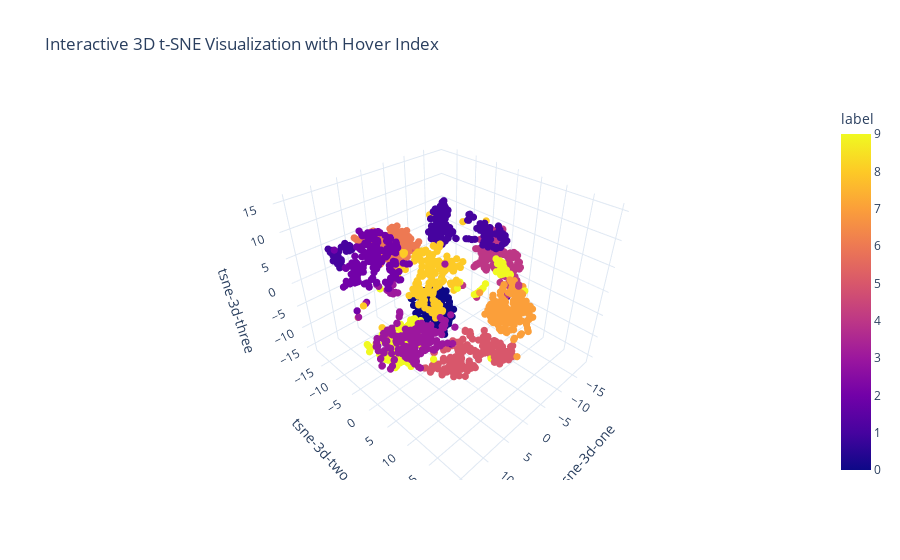

Source (notebook cell):
### Code cell
# --- Step 4: Apply 3D t-SNE Model ---
print("\nRunning t-SNE for 3 components...")
# 1. Load and Scale Data
digits = load_digits()
X = digits.data
y = digits.target
scaler = StandardScaler()
X_scaled = scaler.fit_transform(X)

# 2. Apply 3D t-SNE Model
tsne_3d = TSNE(n_components=3,
               perplexity=30,
               max_iter=1000,
               random_state=42)
X_tsne_3d = tsne_3d.fit_transform(X_scaled)

# Create a new DataFrame for the 3D coordinates
df_tsne_3d = pd.DataFrame(X_tsne_3d, columns=['tsne-3d-one', 'tsne-3d-two', 'tsne-3d-three'])
df_tsne_3d['label'] = y

# 3. Visualize the 3D Result with Interactive Hover
fig_plotly_tsne = px.scatter_3d(
    df_tsne_3d,
    x='tsne-3d-one',
    y='tsne-3d-two',
    z='tsne-3d-three',
    color='label',
    title='Interactive 3D t-SNE Visualization with Hover Index',
    template='plotly_white',
    hover_data={'index': df_tsne_3d.index} # This adds the index to the hover tooltip
)

# Improve layout
fig_plotly_tsne.update_traces(marker=dict(size=2.5))
fig_plotly_tsne.update_layout(legend_title_text='Digit Label')
fig_plotly_tsne.show()

### Figure 1 — Plotly figure (JSON) as saved in the notebook; plotly's stock layout.template omitted (floating-point values rounded to 4 significant figures; data arrays with more than 128 entries replaced by an {"elided": "..."} marker saying what was removed)
{"data": [{"customdata": {"elided": "1797x1 int values"}, "hovertemplate": "tsne-3d-one=%{x}<br>tsne-3d-two=%{y}<br>tsne-3d-three=%{z}<br>index=%{customdata[0]}<br>label=%{marker.color}<extra></extra>", "legendgroup": "", "marker": {"color": {"elided": "1797 int values"}, "coloraxis": "coloraxis", "size": 2.5, "symbol": "circle"}, "mode": "markers", "name": "", "scene": "scene", "showlegend": false, "type": "scatter3d", "x": {"elided": "1797 float values"}, "y": {"elided": "1797 float values"}, "z": {"elided": "1797 float values"}}], "layout": {"coloraxis": {"colorbar": {"title": {"text": "label"}}, "colorscale": [[0, "#0d0887"], [0.1111, "#46039f"], [0.2222, "#7201a8"], [0.3333, "#9c179e"], [0.4444, "#bd3786"], [0.5556, "#d8576b"], [0.6667, "#ed7953"], [0.7778, "#fb9f3a"], [0.8889, "#fdca26"], [1, "#f0f921"]]}, "legend": {"title": {"text": "Digit Label"}, "tracegroupgap": 0}, "scene": {"domain": {"x": [0, 1], "y": [0, 1]}, "xaxis": {"title": {"text": "tsne-3d-one"}}, "yaxis": {"title": {"text": "tsne-3d-two"}}, "zaxis": {"title": {"text": "tsne-3d-three"}}}, "title": {"text": "Interactive 3D t-SNE Visualization with Hover Index"}}}
